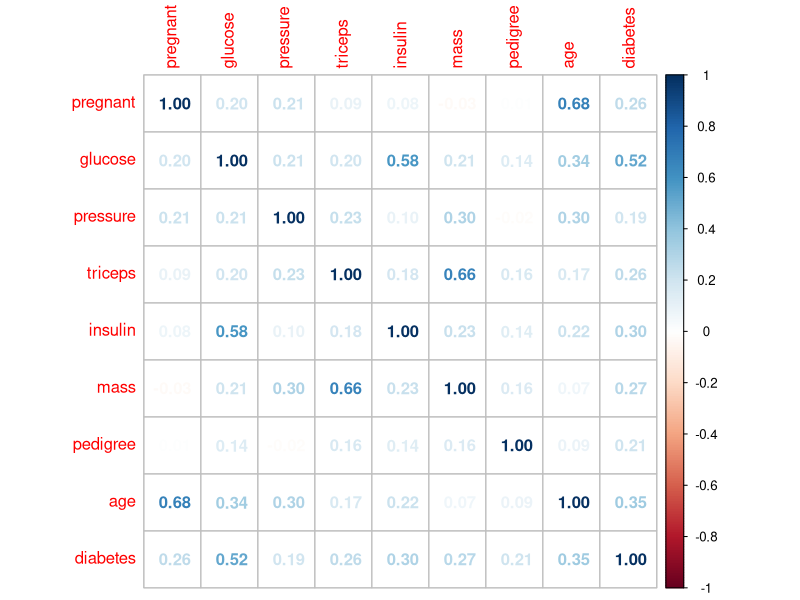
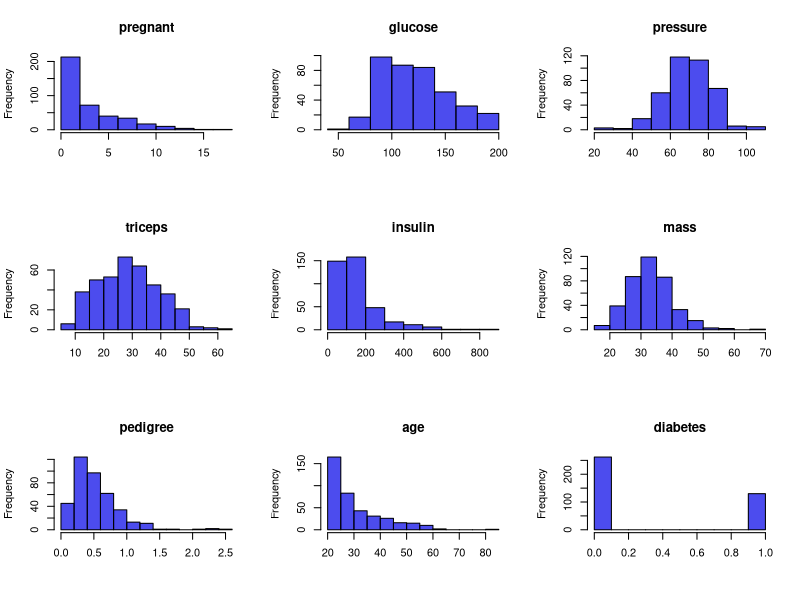
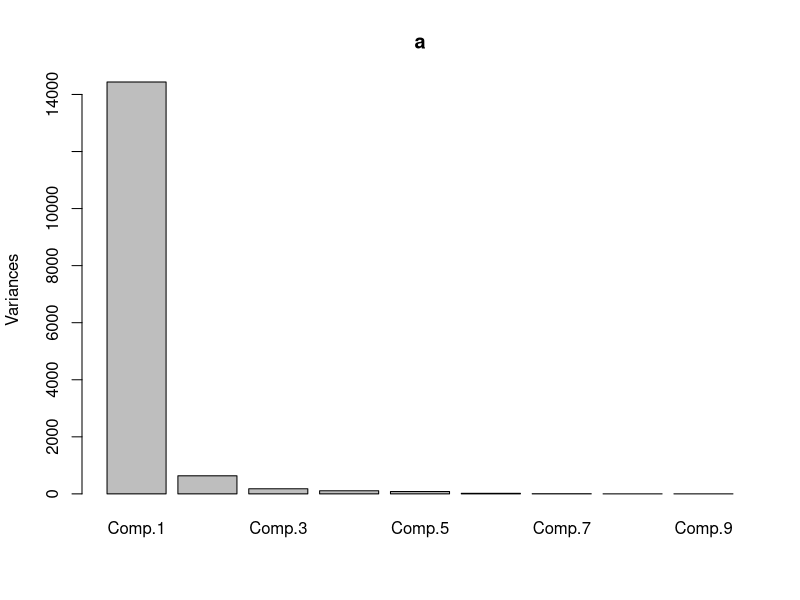
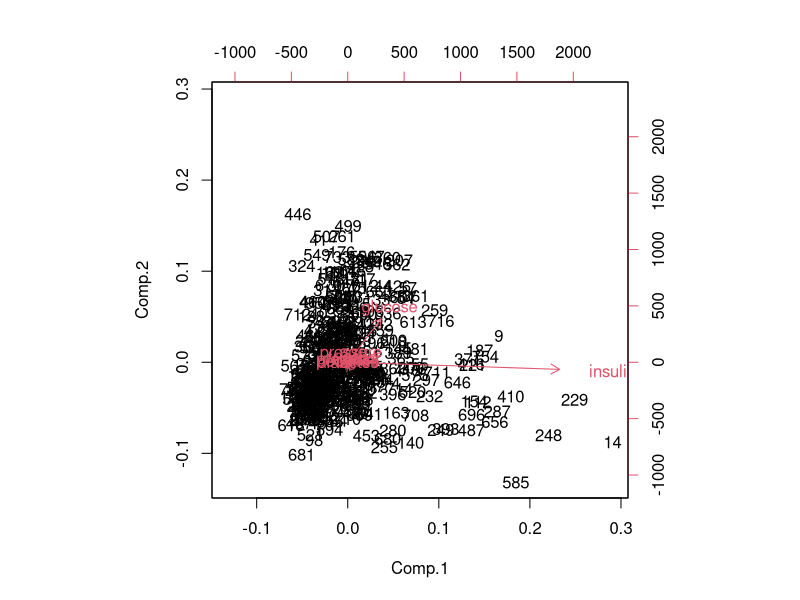
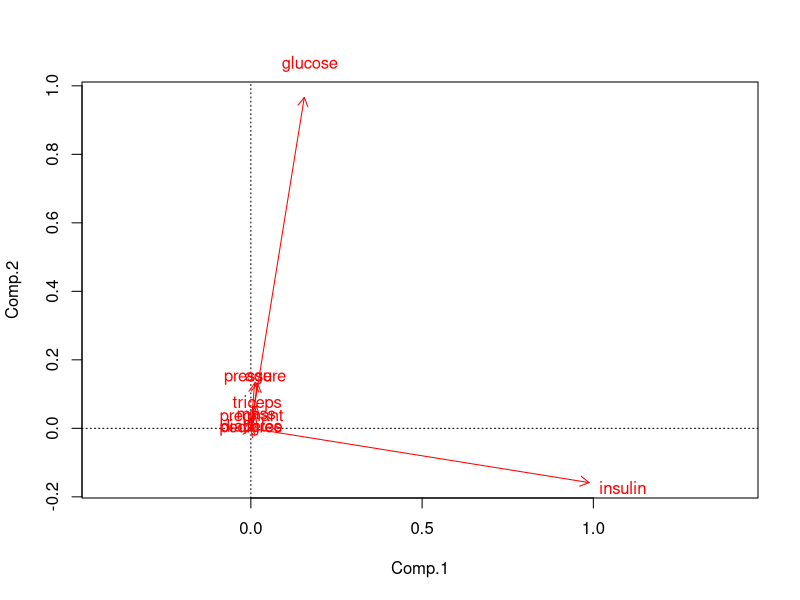
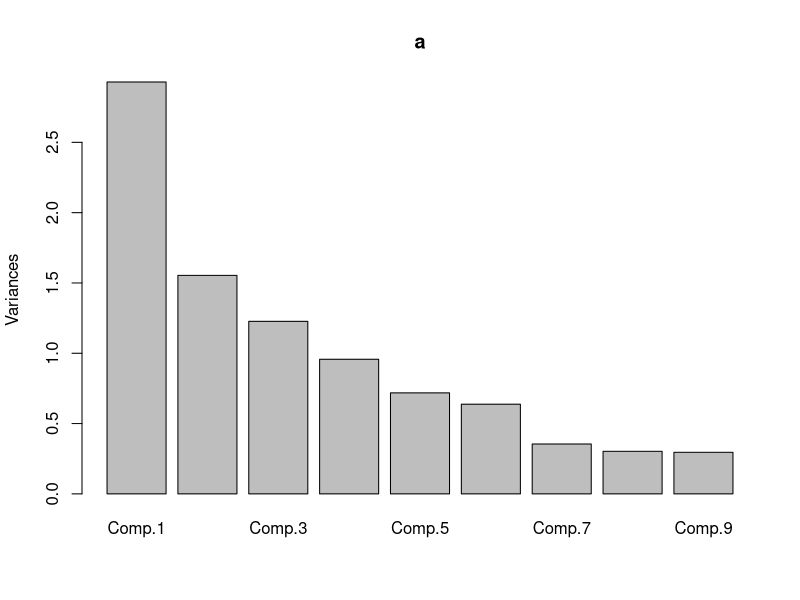
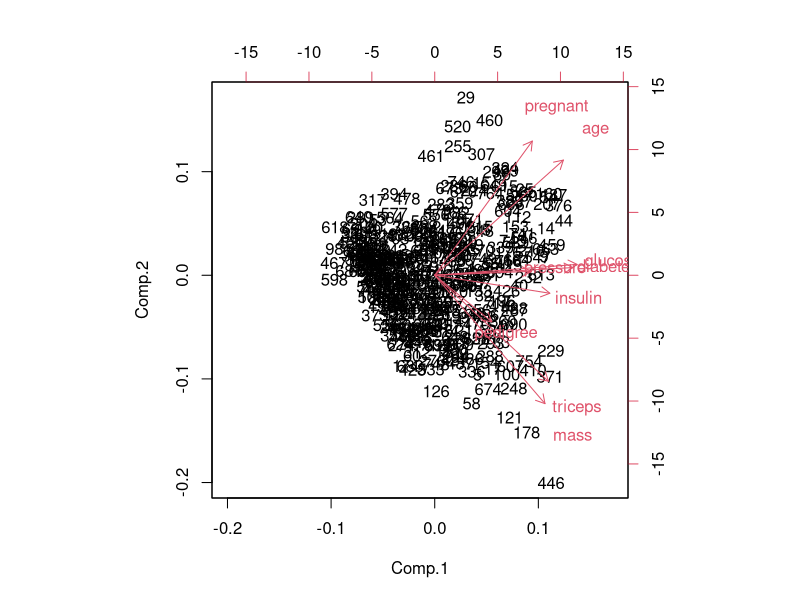
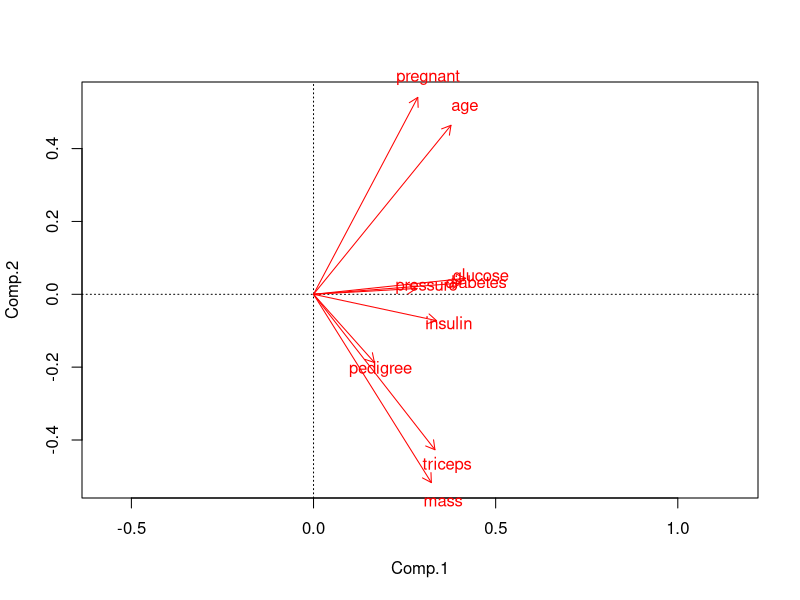

Write the R code that produced these figures, in order. (Note: this script raises an error after producing the figures.)
require("mlbench")
require("corrplot")
require("class")
data(PimaIndiansDiabetes2,package = "mlbench") #see note about correction to dataset at https://www.rdocumentation.org/packages/mlbench/versions/2.1-1/topics/PimaIndiansDiabetes
Pima <- PimaIndiansDiabetes2;
rm(PimaIndiansDiabetes2)
str(Pima)
Pima$diabetes<-as.numeric(Pima$diabetes) #changing diabetes from a factor to numeric
head(Pima)
Pima$diabetes<-Pima$diabetes-1
summary(Pima)
Pima<-Pima[complete.cases(Pima),] #using only complete records

PimaCorr<-cor(Pima)
corrplot(PimaCorr, method="number")

par(mfrow=c(3,3))  #creating histograms of the variables.
for (i in 1:9){hist(Pima[,i], col=rgb(0,0,.9, .7), xlab="", main = (colnames(Pima[i])))}
par(mfrow=c(1,1))

a<-princomp(Pima[,1:9]) 
a
screeplot(a)
a$loadings #11.1% cumulative variance explained by Comp.1, 77.8% by Comp.7.
biplot(a) #this shows a large eigenvector for insulin, but is messy to read.
X <- a$loadings #this provides a much cleaner view with datapoints removed
plot(X, asp=1, type="n")
abline(v=0, lty=3)
abline(h=0, lty=3)
arrows(0, 0, X[,1], X[,2], len=0.1, col="red")
text(1.1*X, rownames(X), col="red", xpd=T)
print(a)


#repeating above, but with scaled data
Pima[,1:9]<-scale(Pima[,1:9])
a<-princomp(Pima[,1:9]) 
a
screeplot(a)
a$loadings #11.1% cumulative variance explained by Comp.1, 77.8% by Comp.7.
biplot(a) 
X <- a$loadings #this provides a much cleaner view with datapoints removed. Glucose and Pressure are directly aligned with diabetes.
plot(X, asp=1, type="n")
abline(v=0, lty=3)
abline(h=0, lty=3)
arrows(0, 0, X[,1], X[,2], len=0.1, col="red")
text(1.1*X, rownames(X), col="red", xpd=T)
print(a)

#k nearest neighbors on the Pima data set
splits <- sample(1:nrow(Pima),as.integer(0.7*nrow(Pima))) # Split Pima into training and testing
train <- Pima[splits,]
test <- Pima[-splits,]

#3-nearest neighbours
train_labels <- train[, 9]
test_pred <- knn(train = train, test = test,cl = train_labels, k=3)
table(test[,'diabetes'],test_pred) #confusion matrix
confutable<-table(test[,'diabetes'],test_pred)
#for k=3 neighbors:
#test_pred
#   0  1
#0 63 20   confutable[1,1] confutable[1,2]
#1 12 23   confutable[2,1] confutable[2,2]

knndf<-data.frame()
for (i in 1:50) {test_pred <- knn(train = train, test = test,cl = train_labels, k=i)
confutable<-table(test[,'diabetes'],test_pred)
  knndf[i,1]<-i
  knndf[i,2]<-(confutable[1,1]+confutable[2,2])/118
  knndf[i,3]<-(confutable[1,2]+confutable[2,1])/118
}

#chart with two y-axis showing accuracy and misclassification. Best value appears to be nn=30. Wow.
par(mar = c(5,5,2,5))
with(knndf, plot(V1, V2, col="red", pch=16, ylab="Accuracy", xlab="Nearest Neighbors"))
par(new = T)
with(knndf, plot(V1, V3, pch=16, axes=F, xlab=NA, col="blue", ylab=NA, cex=1.2))
axis(side = 4)
mtext(side = 4, line = 3, 'Misclassification')
legend("topleft", legend=c("Accuracy", "Misclassification"), pch=16, col=c("red", "blue"))


summary(aov(Pima$glucose~Pima$diabetes)) #<2e-16
summary(aov(Pima$insulin~Pima$diabetes)) #1.12e-09
summary(aov(Pima$pregnant~Pima$diabetes)) #2.61e-07
summary(aov(Pima$triceps~Pima$diabetes)) #2.79e-07
summary(aov(Pima$mass~Pima$diabetes)) #5.56e-08
summary(aov(Pima$pedigree~Pima$diabetes)) #2.95e-05
summary(aov(Pima$age~Pima$diabetes)) #8.56e-13

barplot(names.arg = c("Glucose","age", "insulin", "mass", "preg","tri" ,"pedigree."), height=log(c(2e-16, 8.56e-13, 1.12e-09, 5.56e-08, 2.61e-07, 2.79e-07, 2.95e-05)))

boxplot(Pima$glucose~Pima$diabetes)
boxplot(Pima$insulin~Pima$diabetes, ylim=c(0,300))
boxplot(Pima$pregnant~Pima$diabetes)
boxplot(Pima$triceps~Pima$diabetes)
boxplot(Pima$mass~Pima$diabetes)
boxplot(Pima$pedigree~Pima$diabetes)
boxplot(Pima$age~Pima$diabetes, ylim=c(18,60))

#my own homemade model...kinda logistic regression based on eyeballing the charts. This one is 75.5102% correct
Pima$Guess<-0
Pima$Guess[Pima$glucose>130]<-1
Pima$IsCorrect[Pima$diabetes == Pima$Guess]<-1
Pima$IsCorrect[Pima$diabetes != Pima$Guess]<-0
sum(Pima$IsCorrect)/length(Pima$IsCorrect)

#this one is 76.27551% accurate. 
Pima$Guess<-0
Pima$Guess[Pima$glucose>130 & Pima$insulin>80]<-1
Pima$IsCorrect[Pima$diabetes == Pima$Guess]<-1
Pima$IsCorrect[Pima$diabetes != Pima$Guess]<-0
sum(Pima$IsCorrect)/length(Pima$IsCorrect)

#this one is 76.27551% accurate. Age doesn't really seem to add more info.
Pima$Guess<-0
Pima$Guess[Pima$glucose>130 & Pima$insulin>80 & Pima$age>20]<-1
Pima$IsCorrect[Pima$diabetes == Pima$Guess]<-1
Pima$IsCorrect[Pima$diabetes != Pima$Guess]<-0
sum(Pima$IsCorrect)/length(Pima$IsCorrect)


#making a plot of accuracy of placement based on if we are guessing diabetes just based on glucose levels
Pima$Guess<-0
Pima$Guess[Pima$glucose>59]<-1
Pima$IsCorrect[Pima$diabetes == Pima$Guess]<-1
Pima$IsCorrect[Pima$diabetes != Pima$Guess]<-0
sum(Pima$IsCorrect)/length(Pima$IsCorrect)
plot(x=59, y=sum(Pima$IsCorrect)/length(Pima$IsCorrect), xlim=c(59,200), ylim=c(0,1))
for (i in 60:200){
  Pima$Guess<-0
  Pima$Guess[Pima$glucose>i]<-1
  Pima$IsCorrect[Pima$diabetes == Pima$Guess]<-1
  Pima$IsCorrect[Pima$diabetes != Pima$Guess]<-0
  points(x=i, y=sum(Pima$IsCorrect)/length(Pima$IsCorrect))
}

#making a plot of accuracy of placement based on if we are guessing diabetes just based on age
Pima$Guess<-0
Pima$Guess[Pima$age>20]<-1
Pima$IsCorrect[Pima$age == Pima$Guess]<-1
Pima$IsCorrect[Pima$age != Pima$Guess]<-0
sum(Pima$IsCorrect)/length(Pima$IsCorrect)
plot(x=20, y=sum(Pima$IsCorrect)/length(Pima$IsCorrect), xlim=c(20,80), ylim=c(0,1))
for (i in 21:80){
  Pima$Guess<-0
  Pima$Guess[Pima$age>i]<-1
  Pima$IsCorrect[Pima$diabetes == Pima$Guess]<-1
  Pima$IsCorrect[Pima$diabetes != Pima$Guess]<-0
  points(x=i, y=sum(Pima$IsCorrect)/length(Pima$IsCorrect))
}


#making a plot of accuracy now that I think glucose over 130 is diabetes, I want to know about insulin.
Pima$Guess<-0
Pima$Guess[Pima$glucose>130 & Pima$insulin>59]<-1
Pima$IsCorrect[Pima$diabetes == Pima$Guess]<-1
Pima$IsCorrect[Pima$diabetes != Pima$Guess]<-0
sum(Pima$IsCorrect)/length(Pima$IsCorrect)
plot(x=59, y=sum(Pima$IsCorrect)/length(Pima$IsCorrect), xlim=c(59,300), ylim=c(0,1))
for (i in 60:300){
  Pima$Guess<-0
  Pima$Guess[Pima$glucose>130 & Pima$insulin>i]<-1
  Pima$IsCorrect[Pima$diabetes == Pima$Guess]<-1
  Pima$IsCorrect[Pima$diabetes != Pima$Guess]<-0
  points(x=i, y=sum(Pima$IsCorrect)/length(Pima$IsCorrect))
}

#here is a logit model with accuracy on average of 77.12%
splits <- sample(1:nrow(Pima),as.integer(0.7*nrow(Pima))) # Split Pima into training and testing
train <- Pima[splits,]
test <- Pima[-splits,]

logitmodel <- glm(train$diabetes ~ . , data=train, family=binomial(link="logit"))
summary(logitmodel)
anova(logitmodel, test="Chisq")

fitted.results <- predict(logitmodel,newdata=test,type='response')
fitted.results <- ifelse(fitted.results > 0.5,1,0)

misClasificError <- mean(fitted.results != test$diabetes)
print(paste('Accuracy',1-misClasificError))

